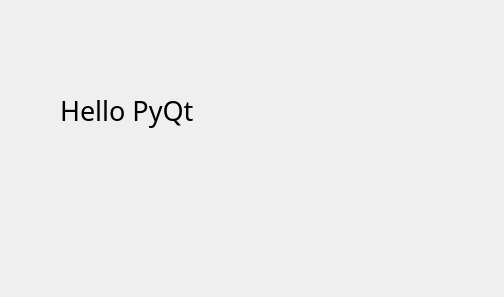
<?xml version="1.0" encoding="UTF-8"?>
<ui version="4.0">
 <class>Dialog</class>
 <widget class="QDialog" name="Dialog">
  <property name="geometry">
   <rect>
    <x>0</x>
    <y>0</y>
    <width>504</width>
    <height>297</height>
   </rect>
  </property>
  <property name="windowTitle">
   <string>Dialog</string>
  </property>
  <widget class="QLabel" name="label">
   <property name="geometry">
    <rect>
     <x>60</x>
     <y>60</y>
     <width>351</width>
     <height>101</height>
    </rect>
   </property>
   <property name="font">
    <font>
     <family>맑은 고딕</family>
     <pointsize>20</pointsize>
    </font>
   </property>
   <property name="text">
    <string>Hello PyQt</string>
   </property>
  </widget>
 </widget>
 <resources/>
 <connections/>
</ui>
